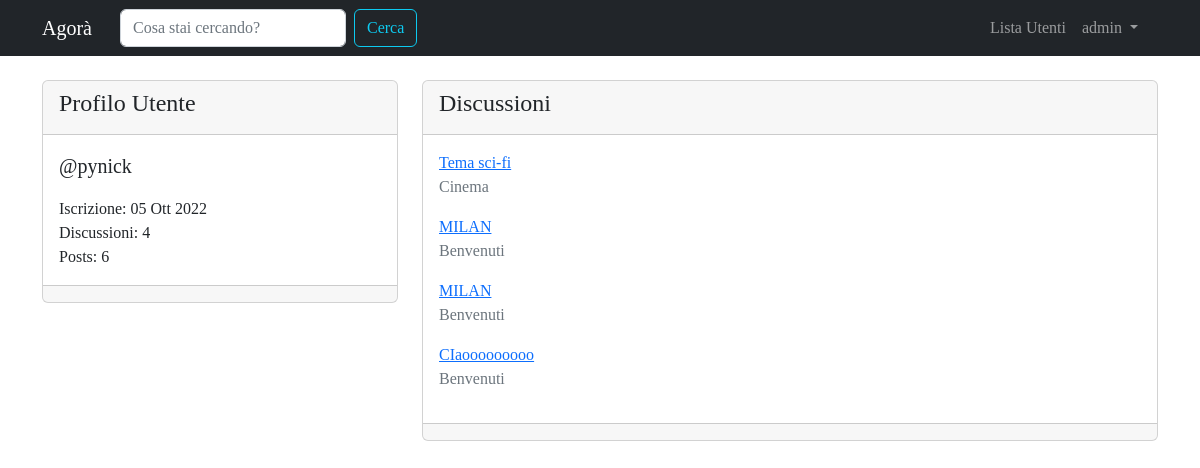
Page /user/pynick/ (signed in) on the committed database.
### forum/models.py (models this page shows, shortened)
class Discussione(models.Model):
    objects = None
    titolo = models.CharField(max_length=120)
    data_creazione = models.DateTimeField(auto_now_add=True)
    autore_discussione = models.ForeignKey(
        User, on_delete=models.CASCADE, related_name="discussioni"
    )
    sezione_appartenenza = models.ForeignKey(Sezione, on_delete=models.CASCADE)
    class Meta:
        verbose_name = "Discussione"
        verbose_name_plural = "Discussioni"
    def get_absolute_url(self):
        return reverse("visualizza_discussione", kwargs={"pk": self.pk})

class Sezione(models.Model):
    nome_sezione = models.CharField(max_length=80)
    descrizione = models.CharField(max_length=150, blank=True, null=True)
    logo_sezione = models.ImageField(blank=True, null=True)
    class Meta:
        verbose_name = "Sezione"
        verbose_name_plural = "Sezioni"
    def __str__(self):
        return self.nome_sezione

### core/views.py (the view)
# urls.py: path('user/<str:username>/', views.user_profile_view, name="user_profile"),
def user_profile_view (request, username):
    user= get_object_or_404(User, username=username)
    discussioni_utente = Discussione.objects.filter(autore_discussione=user).order_by("-pk")
    context = {"user": user, "discussioni_utente": discussioni_utente}
    return render (request, "core/user_profile.html", context)

### core/templates/core/user_profile.html (shortened to what this page needs)
{% extends 'base.html' %}
{% block content %}
<div class="row mt-3">
    <div class="col-4">
        <div class="card my-2">
            <div class="card-header">
                <h4>{% if request.user == user %}Il Tuo {% endif %}Profilo Utente</h4>
            </div>
            <div class="card-body">
                <p class="lead">@{{ user }}</p>
                <p class="mb-0">Iscrizione: {{ user.date_joined|date:"d M Y" }}</p>
                <p class="mb-0">Discussioni: {{ user.discussioni.count }}</p>
                <p class="mb-0">Posts: {{ user.posts.count }}</p>
            </div>
            <div class="card-footer"></div>
        </div>
    </div>
    <div class="col-8">
        <div class="card my-2">
            <div class="card-header">
                <h4>Discussioni</h4>
            </div>
            <div class="card-body">
                {% for discussione in discussioni_utente %}
                    <a href="{{ discussione.get_absolute_url }}">{{ discussione.titolo }}</a>
                    <p class="text-muted">{{ discussione.sezione_appartenenza }}</p>
                {% empty %}
                    {% if request.user != user %}
                        <p>{{ user }} non ha creato alcuna discussione!</p>
                    {% else %}
                        <p>Non hai creato alcuna discussione! Inizia Subito!</p>
                    {% endif %}
                {% endfor %}
            </div>
            <div class="card-footer"></div>
        </div>
    </div>
</div>
{% endblock content %}

### templates/base.html (shortened to what this page needs)
{% load static %}
<!doctype html>
<html lang="it">
  <head>
    <link href="https://cdn.jsdelivr.net/npm/bootstrap@5.0.0/dist/css/bootstrap.min.css" rel="stylesheet"/>
    <link rel="stylesheet" href="{% static 'css/agora.css' %}" />
    <link href="https://cdn.jsdelivr.net/npm/bootstrap@5.2.2/dist/css/bootstrap.min.css" rel="stylesheet">
  </head>
  <body>
      <nav class="navbar navbar-expand-lg navbar-dark bg-dark">
          <div class="container" id="navbarSupportedContent">
              <a class="navbar-brand" href="/">Agorà</a>
              <div class="container">
                  <div class="collapse navbar-collapse" id="navbarSupportedContent">
                      <form class="d-flex" action="{% url 'funzione_cerca' %}">
                          <input name="q" class="form-control me-sm-2" type="search" placeholder="Cosa stai cercando?" aria-label="Search"/>
                          <button class="btn btn-outline-info" type="submit">Cerca</button>
                      </form>
                      <ul class="navbar-nav ms-auto">
                          <li class="nav-item">
                              <a class="nav-link" aria-current="page" href="{% url 'user_list' %}">Lista Utenti</a>
                          </li>
                          {% if request.user.is_authenticated %}
                          <li class="nav-item dropdown">
                            <a class="nav-link dropdown-toggle" href="#" id="navbarDropdown" role="button" data-bs-toggle="dropdown" aria-haspopup="true" aria-expanded="false">
                              {{ request.user.username }}
                            </a>
                          </li>
                          {% endif %}
                      </ul>
                  </div>
              </div>
        </div>
      </nav>
      <div class="container">
          {% block content %}
          {% endblock content %}
      </div>
  </body>
</html>

### static-storage/css/agora.css (style rules this page uses)
body { font-family: 'Slabo 27px', serif !important; }
a, a:hover { color: #17a2b8; }

### rows in the picture
Discussione: titolo "Tema sci-fi", sezione_appartenenza "Cinema"
Discussione: titolo "MILAN", sezione_appartenenza "Benvenuti"
Discussione: titolo "MILAN", sezione_appartenenza "Benvenuti"
Discussione: titolo "CIaooooooooo", sezione_appartenenza "Benvenuti"

### other values in the picture
{{ request.user.username }} "admin"
{{ user }} "pynick"
{{ user.date_joined|date:"d M Y" }} "05 Ott 2022"
{{ user.discussioni.count }} "4"
{{ user.posts.count }} "6"
